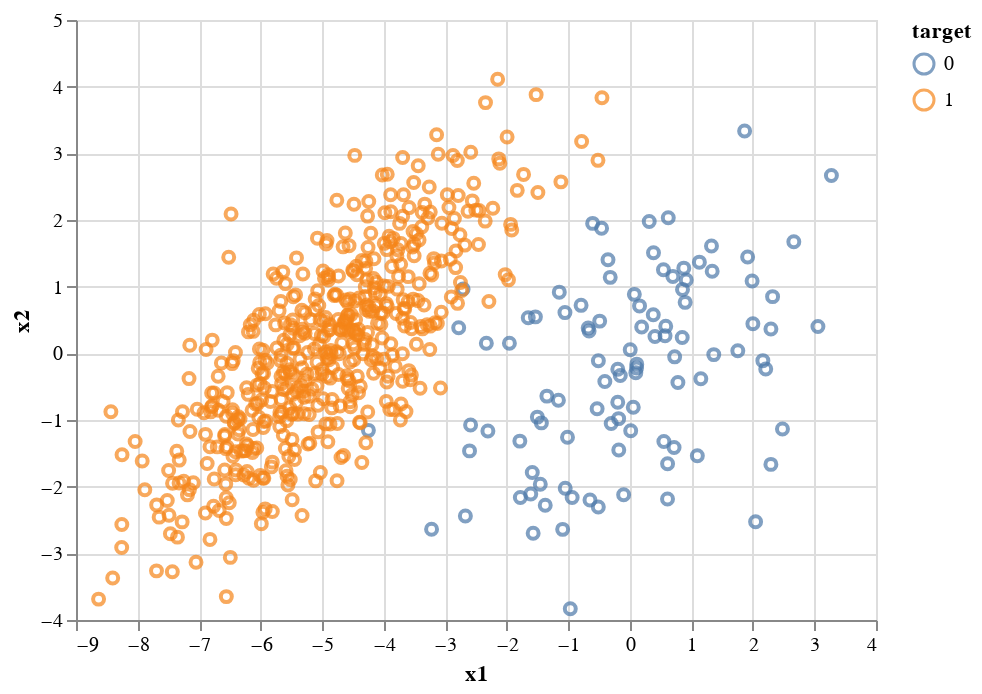

The notebook cell this image was saved under:
### Code cell
alt.Chart(df).mark_point().encode(x='x1', y='x2', color='target:N')

### Figure 1 — Vega-Lite specification as saved in the notebook (floating-point values rounded to 4 significant figures; data arrays with more than 128 entries replaced by an {"elided": "..."} marker saying what was removed)
{"config": {"view": {"continuousWidth": 400, "continuousHeight": 300}}, "data": {"name": "data-51857bf976aca9f8a85b011b443f90a3"}, "mark": "point", "encoding": {"color": {"type": "nominal", "field": "target"}, "x": {"type": "quantitative", "field": "x1"}, "y": {"type": "quantitative", "field": "x2"}}, "$schema": "https://vega.github.io/schema/vega-lite/v4.8.1.json", "datasets": {"data-51857bf976aca9f8a85b011b443f90a3": {"elided": "600 records"}}}
